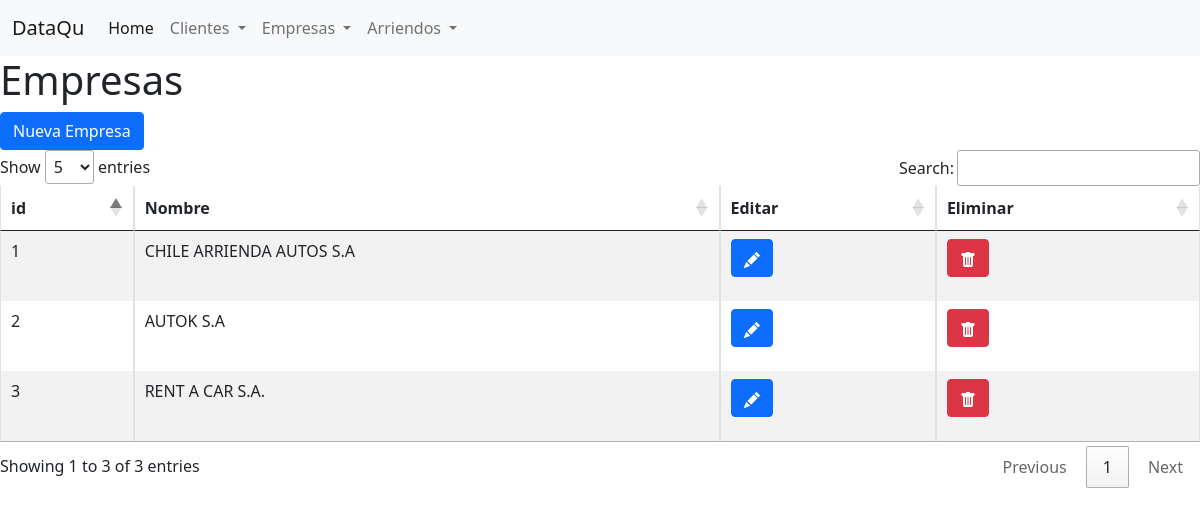
Screenshot of /empresas/ with the database file from the repository.
### arriendos/models.py (models this page shows, shortened)
class Empresa(models.Model):
    nombre = models.CharField(max_length=40)

### arriendos/views.py (the view)
# urls.py: path('empresas/',views.ListaEmpresas,name='empresas'),
def ListaEmpresas(request):
    empresas = Empresa.objects.all().order_by('-id')
    serializer = EmpresaSerializer(empresas, many=True)
    context={
        "data":empresas
    }
    return render(request,'empresas.html',context)

### arriendos/templates/empresas.html (shortened to what this page needs)
{% extends './base.html' %}
{% block content %}
<h1>Empresas</h1>
<span>
    <a href="../newempresa" class="btn btn-primary">Nueva Empresa</a>
</span>
<div class="table-responsive">
<table id="example" class="table table-striped table-bordered" width="100%" >
    <thead>
        <tr>
            <th>id</th>
            <th>Nombre</th>
            <th>Editar</th>
            <th>Eliminar</th>
        </tr>
    </thead>
    <tbody>
    {% for elem in data %}
        <tr>
            <td> {{elem.id}}</td>
            <td> {{elem.nombre}}</td>
            <td><p data-placement="top" data-toggle="tooltip" title="Edit">
                <a href="/updempresa/{{elem.id}}" class="btn btn-primary btn-xs" data-title="edit" data-toogle="modal" data-target="#edit">
                </a>
                </p>
            </td>
            <td>
                <p data-placement="top" data-toggle="tooltip" title="Delete">
                    <a href="/empresa-delete/{{elem.id}}" class="btn btn-danger btn-xs" data-title="delete" data-toogle="modal" data-target="#delete">
                </a>
            </p>
            </td>
        </tr>
    {% endfor %}
    </tbody>
</table>
</div>
{% endblock %}

### rows the page displays
Empresa: id "3", nombre "RENT A CAR S.A."
Empresa: id "2", nombre "AUTOK S.A"
Empresa: id "1", nombre "CHILE ARRIENDA AUTOS S.A"
